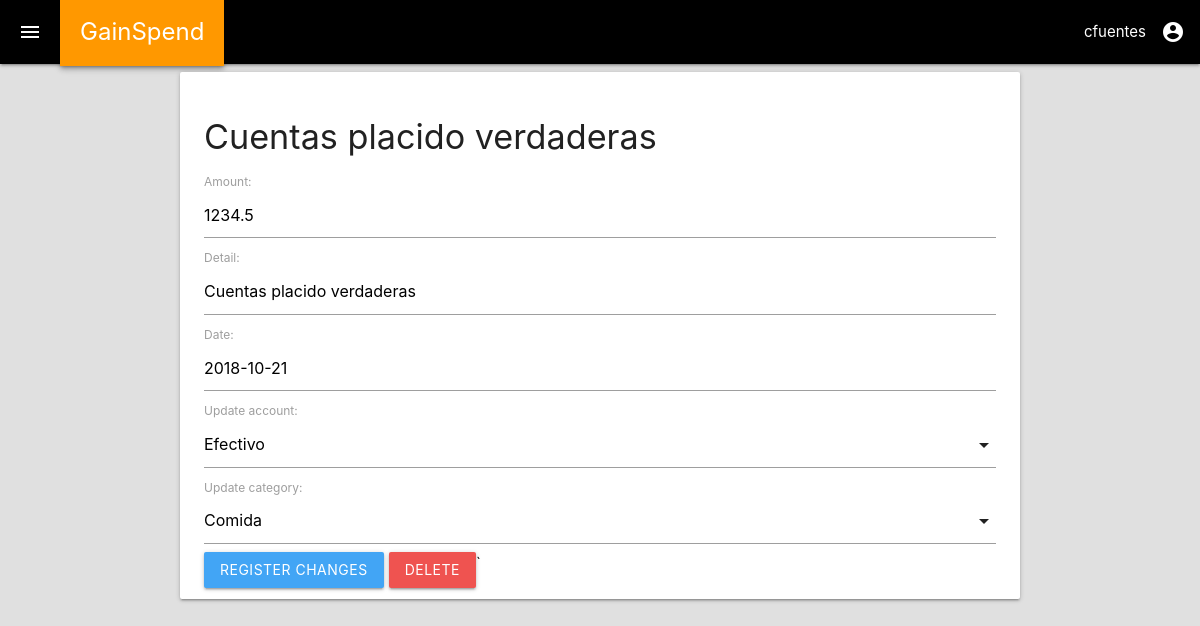
The page /movement_detail/134/ (signed in) on the database as committed earlier.
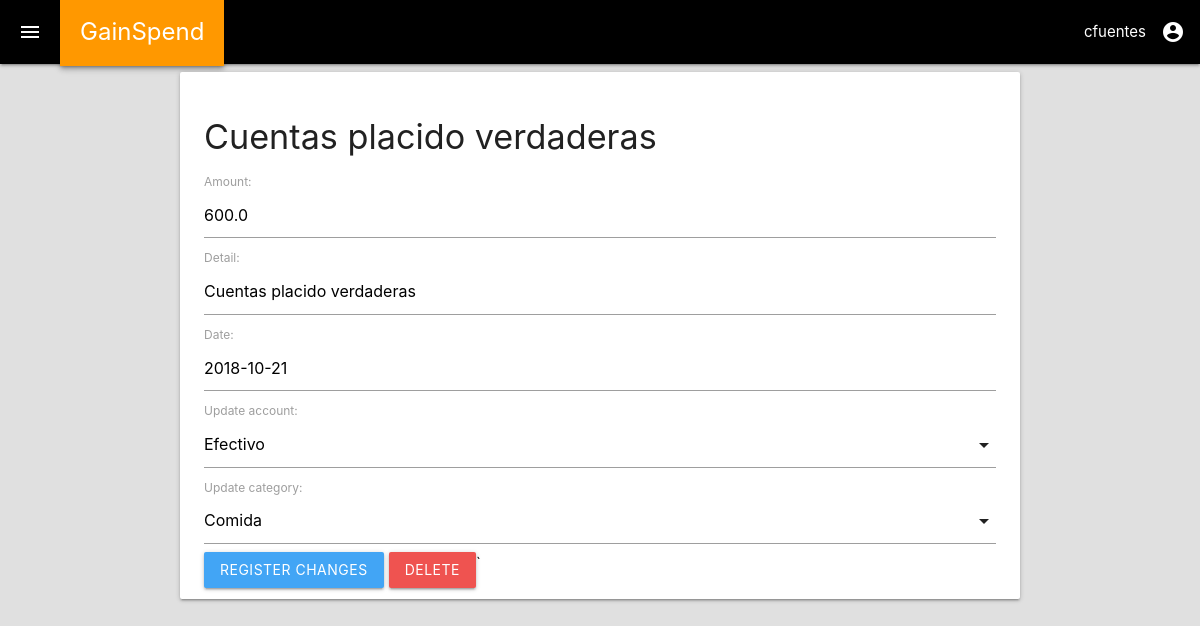
The same page on the database as committed later.
### gainspend/models.py (models this page shows)
class TableMovements(models.Model):
    field_id = models.IntegerField(db_column='_id', primary_key=True, blank=True)  # Field renamed because it started with '_'.
    account = models.TextField(blank=True, null=True)
    category = models.TextField(blank=True, null=True)
    amount = models.FloatField(blank=True, null=True)
    sign = models.TextField(blank=True, null=True)
    detail = models.TextField(blank=True, null=True)
    date = models.DateField(blank=True, null=True)
    transfer = models.IntegerField(blank=True, null=True)
    class Meta:
        managed = False
        db_table = 'table_movements'

### gainspend/views.py (the view)
# urls.py: path('movement_detail/<int:field_id>/',views.movement_detail, name='movement_detail'),
@login_required
def movement_detail(request, field_id):
    movement = get_object_or_404(TableMovements, field_id=field_id)
    movement_data = {}
    movement_data = {
        "amount" : movement.amount,
        "detail" : movement.detail,
        "date" : movement.date,
        "account" : movement.account,
        "category" : movement.category,
    }
    movement_update_form = MovementUpdateForm(initial = movement_data)
    context = {
        "movement": movement,
        "movement_update_form": movement_update_form,
    }
    return render(request, 'gainspend/pages/movement_detail.html', context)

### gainspend/forms.py
class MovementUpdateForm(forms.ModelForm):
    accounts_list = list(TableAccounts.objects.values_list('account','account'))
    categories_list = list(TableCategories.objects.values_list('category','category'))
    update_account = forms.ChoiceField(choices=accounts_list)
    update_category = forms.ChoiceField(choices=categories_list)
    class Meta:
        model = TableMovements
        fields  = ['amount','detail','date','update_account','update_category']
        widgets = {
            'amount': forms.NumberInput(attrs={'id':'id_update_amount','required':'required'}),
            'detail': forms.TextInput(attrs={'id':'id_update_detail'}),
            'date': forms.DateInput(attrs={'id':'id_update_date'})
        }

### gainspend/templates/gainspend/pages/movement_detail.html (shortened to what this page needs)
{% extends "../base/base_main.html" %}
{% load humanize %}
{% block content_center %}
<div class="container">
  <div class="card">
    <div class="card-content">
      <form id="movement_update_form" action="{% url 'movement_update' movement.field_id %}" method="post">
        <h4>{{ movement.detail }}</h4>
        {{movement_update_form}}
        <input type="submit" style="float:left;" class=" btn blue lighten-1 white-text" value="Register changes">
      </form>
      <form method="post" action="{% url 'movement_delete' movement.field_id %}" >
        <button type="submit" style="float:left; margin-left: 5px;" class="btn red lighten-1">Delete</button>
      </form>`
    </div>
  </div>
</div>
{% endblock content_center %}

### gainspend/templates/gainspend/base/base_main.html (shortened to what this page needs)
<!DOCTYPE html>
<html lang="en" dir="ltr">
  {% block head %}
  <head>
    {% block stylesheets %}
      {% include "gainspend/base/base_head_stylesheets.html" %}
    {% endblock stylesheets %}
  </head>
  {% endblock head %}
  {% block body %}
  <body class="grey lighten-2">
    {% block header %}
      {% include "gainspend/base/base_header.html" %}
    {% endblock header %}
    {% block content %}
      {% block content_center %}
      {% endblock content_center %}
    {% endblock content %}
  </body>
  {% endblock body %}
</html>

### gainspend/templates/gainspend/base/base_head_stylesheets.html
{% load static %}
<link rel="stylesheet" href="{% static 'vendor/materialize/css/materialize.min.css' %}">
<link rel="stylesheet" href="{% static 'vendor/datatables/datatables.min.css' %}">
<link rel="stylesheet" href="{% static 'vendor/material-icons/icon.css' %}">
<link rel="stylesheet" href="{% static 'gainspend/base/base.css' %}">

### gainspend/templates/gainspend/base/base_head_scripts.html (shortened to what this page needs)
{% load static %}

### gainspend/templates/gainspend/base/base_header.html (shortened to what this page needs)
<nav>
  <div class="nav-wrapper black">
    <a href="#" data-target="slide-out" class="sidenav-trigger" style="display: block;"><i class="material-icons">menu</i></a>
    <a href="{% url 'main_dashboard' %}" class="base_header_logo z-depth-2 orange">GainSpend</a>
    <ul id="nav-mobile" class="right">
      <li>
        <a class="dropdown-trigger" href="#!" data-target="settings_list">
          {{ request.user.username }}<i class="material-icons right">account_circle</i>
        </a>
      </li>
    </ul>
  </div>
</nav>

### gainspend/templates/gainspend/base/base_navigation.html (shortened to what this page needs)
{% load static %}

### gainspend/static/gainspend/base/base.css (style rules this page uses)
.base_header_logo { padding: 20px; font-size: x-large; }

Rows that differ between the two databases and show on the page:
changed TableMovements "Cuentas placido verdaderas": amount "1234.5" → "600.0"
